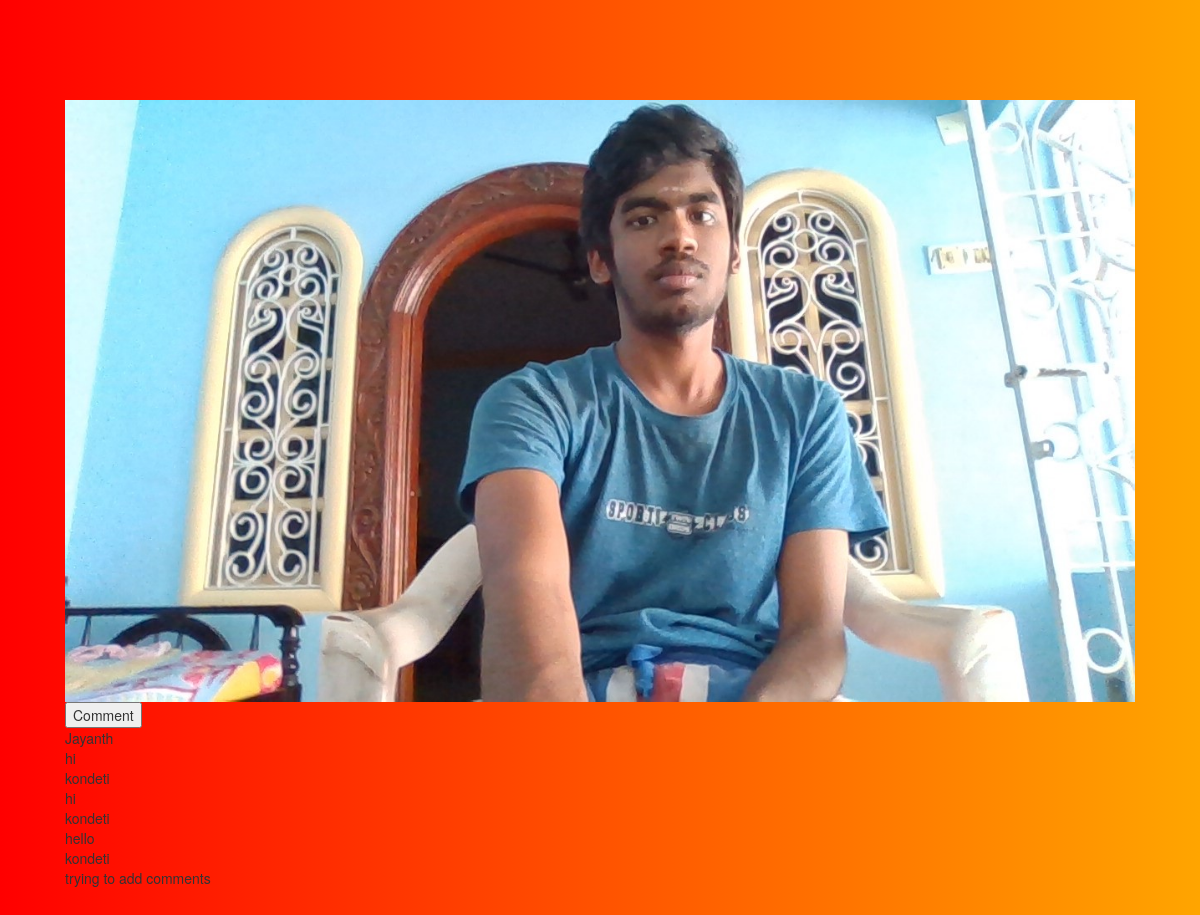
Screenshot of /kondeti/displaypost/11/ with the database file from the repository.
### kondeti/models.py (models this page shows, shortened)
class Post(models.Model):
    location = models.CharField(max_length=100)
    image = models.ImageField(upload_to='POSTS')
    date_posted = models.DateTimeField(default=timezone.now,editable=False)
    creator = models.ForeignKey(User, on_delete=models.CASCADE)

class comment(models.Model):
    post = models.ForeignKey(Post, related_name="comments", on_delete=models.CASCADE)
    commenter_name = models.ForeignKey(User, on_delete=models.CASCADE)
    comment_body = models.TextField()
    date_added = models.DateTimeField(auto_now_add=True)

### kondeti/views.py (the view)
# urls.py: path('displaypost/<int:pk>/',views.displaypost,name='kondeti-displaypost'),
def displaypost(request,pk):
	p = Post.objects.get(id=pk)
	c = comment.objects.filter(post=p)
	q={
	'p':p,
	'c':c,
	}
	return render(request,'kondeti/displaypost.html',q)

### kondeti/templates/kondeti/displaypost.html (shortened to what this page needs)
{% load static %}
<!DOCTYPE html>
<html>
<head>
	<link rel="stylesheet" href={% static 'css/bootstrap.css' %}>
</head>
<body>
	<div class="container">
		<img src={{p.image.url}} style="max-width:100%">
		<div>
			<button id="acomment" onclick="changedisplay()">
				Comment
			</button>
		</div>
		{% for com in c %}
			<div>{{com.commenter_name.username}}
			<div>{{com.comment_body}}</div>
		{% endfor %}
	</div>
</body>
</html>

### kondeti/templates/kondeti/displaypost.html (style rules this page uses)
body { background: linear-gradient(to right, red,orange); }
.container { margin-top: 50px; padding: 50px; }
img { margin-right: auto; margin-left: auto; }

### rows the page displays
Post: image (picture)
comment: commenter_name.username "Jayanth", comment_body "hi"
comment: commenter_name.username "kondeti", comment_body "hi"
comment: commenter_name.username "kondeti", comment_body "hello"
comment: commenter_name.username "kondeti", comment_body "trying to add comments"
